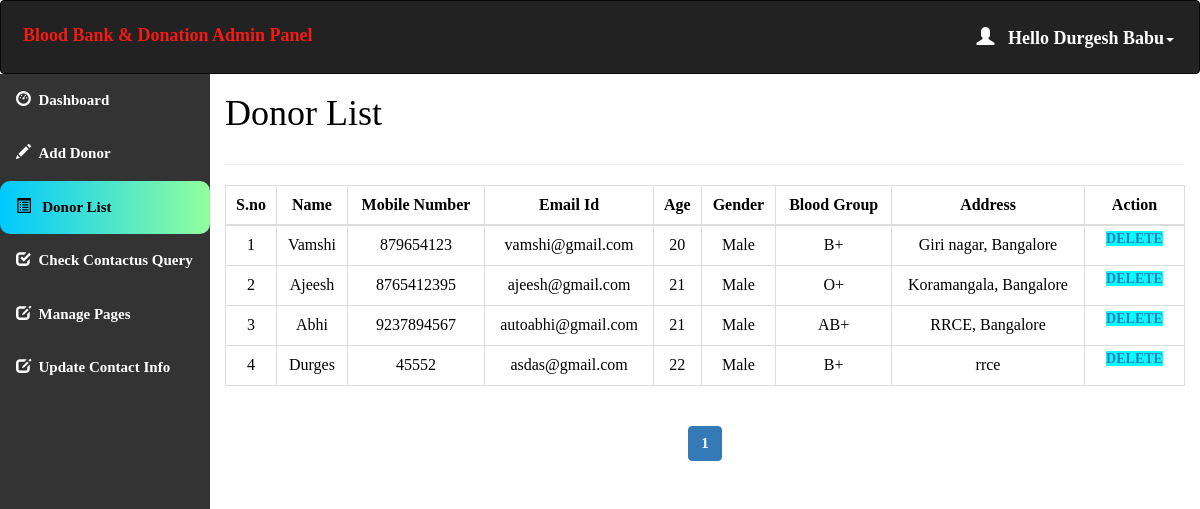
The page /admin/donor_list.php (signed in) on the database its author committed.
### tables this page shows
CREATE TABLE `donor_details` (
  `donor_id` int(11) NOT NULL,
  `donor_name` varchar(50) NOT NULL,
  `donor_number` varchar(10) NOT NULL,
  `donor_mail` varchar(50) DEFAULT NULL,
  `donor_age` int(60) NOT NULL,
  `donor_gender` varchar(10) NOT NULL,
  `donor_blood` varchar(10) NOT NULL,
  `donor_address` varchar(100) NOT NULL
);

CREATE TABLE `blood` (
  `blood_id` int(11) NOT NULL,
  `blood_group` varchar(10) NOT NULL
);

### admin/donor_list.php (the view, shortened to what this page needs)
<html>
<head>
  <link rel="stylesheet" href="https://maxcdn.bootstrapcdn.com/bootstrap/3.4.1/css/bootstrap.min.css">
</head>
<?php
include 'conn.php';
  if (isset($_SESSION['loggedin']) && $_SESSION['loggedin'] == true) {
  ?>
<body style="color:black">
<div id="header">
<?php include 'header.php';
?>
</div>
<div id="sidebar">
<?php $active="list"; include 'sidebar.php'; ?>
</div>
<div id="content" >
  <div class="content-wrapper">
    <div class="container-fluid">
      <div class="row">
        <div class="col-md-12 lg-12 sm-12">
          <h1 class="page-title">Donor List</h1>
        </div>
      </div>
      <hr>
      <?php
        include 'conn.php';
        $limit = 10;
        if(isset($_GET['page'])){
          $page = $_GET['page'];
        }else{
          $page = 1;
        }
        $offset = ($page - 1) * $limit;
        $count=$offset+1;
        $sql= "select * from donor_details join blood where donor_details.donor_blood=blood.blood_id LIMIT {$offset},{$limit}";
        $result=mysqli_query($conn,$sql);
        if(mysqli_num_rows($result)>0)   {
       ?>
       <div class="table-responsive">
      <table class="table table-bordered" style="text-align:center">
          <thead style="text-align:center">
          <th style="text-align:center">S.no</th>
          <th style="text-align:center">Name</th>
          <th style="text-align:center">Mobile Number</th>
          <th style="text-align:center">Email Id</th>
          <th style="text-align:center">Age</th>
          <th style="text-align:center">Gender</th>
          <th style="text-align:center">Blood Group</th>
          <th style="text-align:center">Address</th>
          <th style="text-align:center">Action</th>
          </thead>
          <tbody>
            <?php
            while($row = mysqli_fetch_assoc($result)) { ?>
          <tr>
                  <td><?php echo $count++; ?></td>
                  <td><?php echo $row['donor_name']; ?></td>
                  <td><?php echo $row['donor_number']; ?></td>
                  <td><?php echo $row['donor_mail']; ?></td>
                  <td><?php echo $row['donor_age']; ?></td>
                  <td><?php echo $row['donor_gender']; ?></td>
                    <td><?php echo $row['blood_group']; ?></td>
                    <td><?php echo $row['donor_address']; ?></td>
                    <td id="he" style="width:100px">
                    <a style="background-color:aqua" href='delete.php?id=<?php echo $row['donor_id']; ?>'> Delete </a>
                </td>
              </tr>
            <?php } ?>
          </tbody>
      </table>
    </div>
    <?php } ?>
<div class="table-responsive"style="text-align:center;align:center">
    <?php
    $sql1 = "SELECT * FROM donor_details";
    $result1 = mysqli_query($conn, $sql1) or die("Query Failed.");
    if(mysqli_num_rows($result1) > 0){
      $total_records = mysqli_num_rows($result1);
      $total_page = ceil($total_records / $limit);
      echo '<ul class="pagination admin-pagination">';
      for($i = 1; $i <= $total_page; $i++){
        if($i == $page){
          $active = "active";
        }else{
          $active = "";
        }
        echo '<li class="'.$active.'"><a href="donor_list.php?page='.$i.'">'.$i.'</a></li>';
      }
      echo '</ul>';
    }
    ?>
  </div>
  </div>
</div>
</div>
   <?php }
    ?>
</body>
</html>

### admin/header.php (shortened to what this page needs)
<!DOCTYPE html>
<html>
<head>
  <link rel="stylesheet" href="https://maxcdn.bootstrapcdn.com/bootstrap/3.4.1/css/bootstrap.min.css">
</head>
<body>
<nav class="navbar navbar-inverse">
  <div class="container-fluid">
    <div class="navbar-header">
      <a class="navbar-brand" id="qq" href="dashboard.php" style="color:#F51A14;">Blood Bank & Donation Admin Panel</a>
    </div>
    <ul class="nav navbar-nav navbar-right">
      <li class="dropdown"><a class="dropdown-toggle" id="qw" data-toggle="dropdown" href="#" style="font-weight:bold;color:white "> <span class="glyphicon glyphicon-user"></span>&nbsp&nbsp
        <?php
        include 'conn.php';
        $username=$_SESSION['username'];
        $sql="select * from admin_info where admin_username='$username'";
        $result=mysqli_query($conn,$sql) or die("query failed.");
        $row=mysqli_fetch_assoc($result);
        echo "Hello ".$row['admin_name'];
       ?><span class="caret"></span></a>
    </li>
    </ul>
  </div>
</nav>
</body></html>

### admin/donor_list.php (style rules this page uses)
#sidebar { position:relative;margin-top:-20px }
#content { position:relative;margin-left:210px }
#he { font-size: 14px; font-weight: 600; text-transform: uppercase; padding: 3px 7px; color: #fff; text-decoration: none; border-radius: 3px; align:center }

### admin/header.php (style rules this page uses)
.navbar { background-color: #333333 ; padding: 10px 10px; color:#FF0404 ; }
.navbar a { float: left; color: white; text-align: center; padding: 12px; text-decoration: none; font-size: 18px; line-height: 25px; }
.navbar-brand { font-size: 25px; font-weight: bold; }
.navbar a { float: none; display: block; text-align: left; }
.navbar-right { float: none; }

### admin/sidebar.php (style rules this page uses)
body { margin: 0; font-family: 'Averia Gruesa Libre';font-size: 15px; color:#F8F9F9; }

### rows shown on the page
donor_details: donor_name "Vamshi", donor_number "879654123", donor_mail "vamshi@gmail.com", donor_age "20", donor_gender "Male", blood.blood_group "B+", donor_address "Giri nagar, Bangalore"
donor_details: donor_name "Ajeesh", donor_number "8765412395", donor_mail "ajeesh@gmail.com", donor_age "21", donor_gender "Male", blood.blood_group "O+", donor_address "Koramangala, Bangalore"
donor_details: donor_name "Abhi", donor_number "9237894567", donor_mail "autoabhi@gmail.com", donor_age "21", donor_gender "Male", blood.blood_group "AB+", donor_address "RRCE, Bangalore"
donor_details: donor_name "Durges", donor_number "45552", donor_mail "asdas@gmail.com", donor_age "22", donor_gender "Male", blood.blood_group "B+", donor_address "rrce"

### other values the page prints
$row['admin_name'] "Durgesh Babu"
